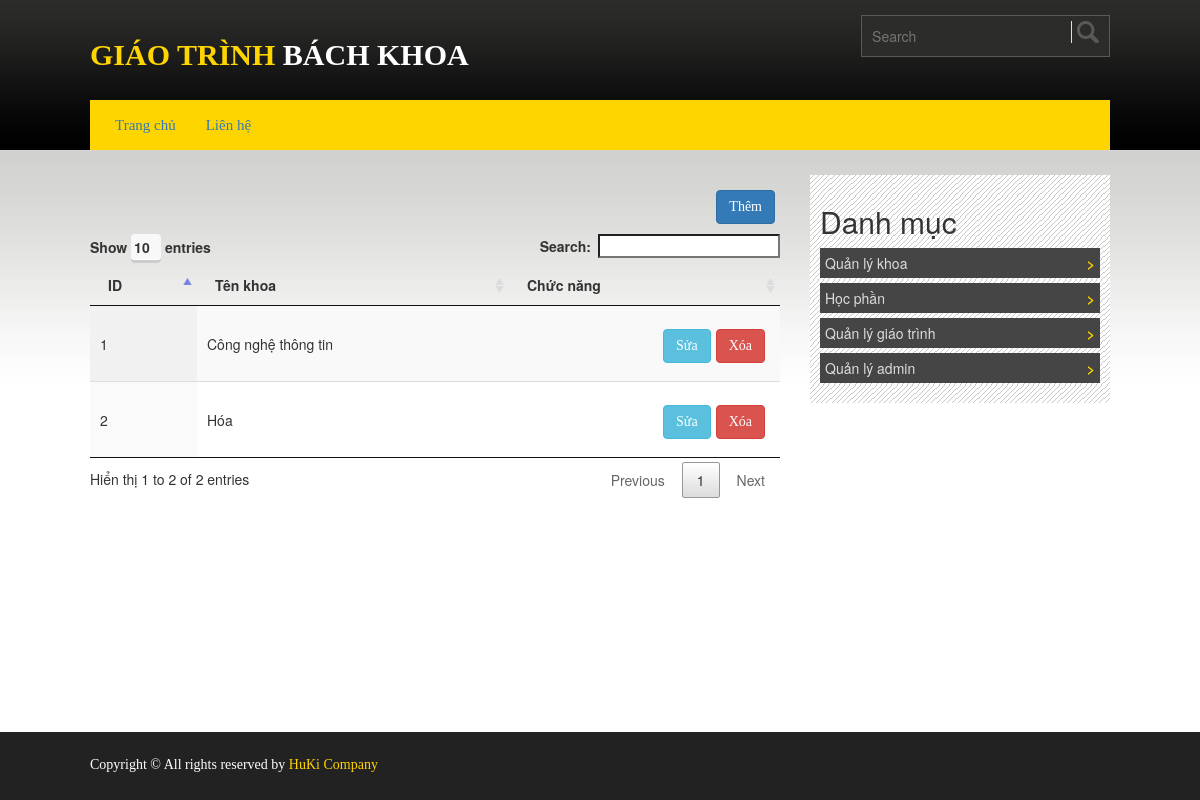
Page /admin_danhSachKhoa.php on the earlier database version.
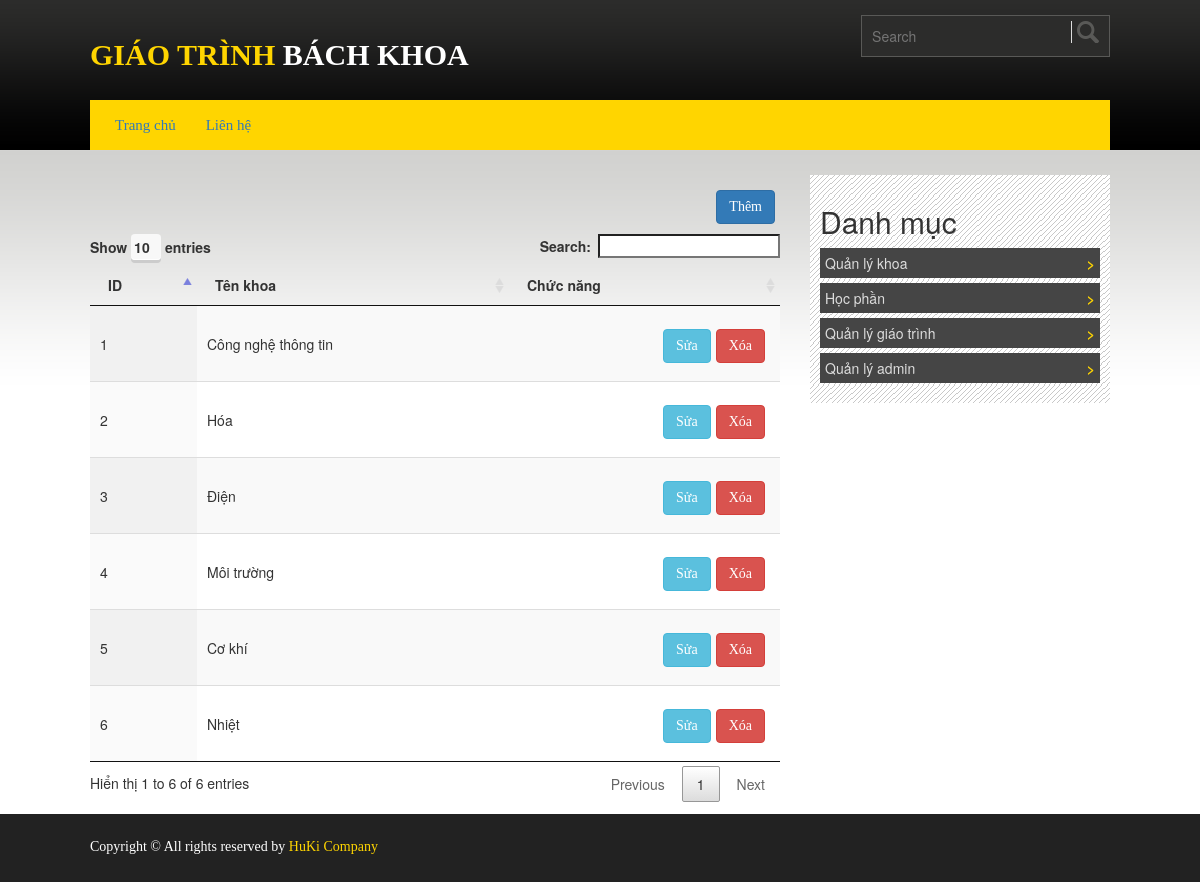
Same page on the later database version.
### tables this page shows
CREATE TABLE `khoa_tbl` (
  `idKhoa` int(11) NOT NULL,
  `tenKhoa` varchar(200) NOT NULL
);

### admin_danhSachKhoa.php (the view)
<!DOCTYPE html PUBLIC "-//W3C//DTD XHTML 1.0 Transitional//EN" "http://www.w3.org/TR/xhtml1/DTD/xhtml1-transitional.dtd">
<html xmlns="http://www.w3.org/1999/xhtml" lang="en">
		<?php
			include('header-admin.php');
		?>
		<section id="content_area">
			<div class="clearfix wrapper main_content_area">
				<div class="clearfix main_content floatleft">
					<div class="clearfix content">
						<div >
							<a style="float: right;margin-bottom:10px"  href="admin_themKhoa.php"><button class="btn btn-primary">Thêm</button></a>
						</div>
						<table id="mytable" class="display" cellspacing="0" width="100%">
						<thead>
							<tr>
								<th>ID</th>
								<th>Tên khoa</th>
								<th>Chức năng</th>
							</tr>
						</thead>
						<tbody>
							<?php
								$query="SELECT * FROM `khoa_tbl` WHERE 1";
								$result=mysqli_query($link,$query);
								if (!$result) {
								echo 'Could not run query: ' . mysqli_error($link);
								exit;
								} else {
									while ( $row = mysqli_fetch_assoc($result) )
									{ echo "<tr><td>".$row['idKhoa']."</td>";
									echo "<td>".$row['tenKhoa']."</td>";
								?>
									<td>
										<a style='float: right;margin-bottom:10px'  href='Controller_xoaKhoa .php?id=<?php echo $row['idKhoa'];  ?>'><button class='btn btn-danger'>Xóa</button></a>
										<a style='float: right;margin-bottom:10px'  href='admin_capNhatKhoa .php?id=<?php echo $row['idKhoa'];  ?>'><button class='btn btn-info'>Sửa</button></a>
									</td>
								</tr>
								<?php
									}
								}
							?>
						</tbody>
					</table>
					</div>
				</div>
				<?php
				include('right-admin.php');
				?>
			</div>
		</section>
		<?php
			include('footer.php');
		?>
</html>

### header-admin.php (shortened to what this page needs)
<head>
		<link rel="stylesheet" type="text/css" href="css/tooltipster.css" />
		<link href="css/pgwslider.css" rel="stylesheet">
		<link rel="stylesheet" href="css/bootstrap.min.css">
		<link rel="stylesheet" href="css/font-awesome.min.css">
		<link href="style.css" rel="stylesheet" media="screen">
		<link href="responsive.css" rel="stylesheet" media="screen">
		<link rel="stylesheet" href="css/bootstrap-select.min.css">
		<link rel="stylesheet" href="css/jquery.dataTables.min.css">
  		<link rel="stylesheet" href="http://maxcdn.bootstrapcdn.com/bootstrap/3.3.6/css/bootstrap.min.css">
	</head>
	<body>
		<section id="header_area">
			<div class="wrapper header">
				<div class="clearfix header_top">
					<div class="clearfix logo floatleft">
						<a href=""><h1><span>GIÁO TRÌNH</span> BÁCH KHOA</h1></a>
					</div>
					<div class="clearfix search floatright">
						<form>
							<input type="text" placeholder="Search"/>
							<input type="submit" />
						</form>
					</div>
				</div>
				<div class="header_bottom">
					<nav>
						<ul id="nav">
							<li><a href="">Trang chủ</a></li>
							<li><a href="">Liên hệ</a></li>
						</ul>
					</nav>
				</div>
			</div>
		</section>

### right-admin.php
<div class="clearfix sidebar_container floatright">
					<div class="clearfix sidebar">
						<div class="clearfix single_sidebar category_items">
							<h2>Danh mục</h2>
							<ul>
								<li class="cat-item"><a href="admin_danhSachKhoa.php">Quản lý khoa</a>></li>
								<li class="cat-item"><a href="admin_danhSachHocPhan.php">Học phần</a>></li>
								<li class="cat-item"><a href="admin_danhSachGiaoTrinh.php">Quản lý giáo trình</a>></li>
								<li class="cat-item"><a href="admin_danhSachAdmin.php">Quản lý admin</a>></li>
							</ul>
						</div>
					</div>
</div>

### footer.php (shortened to what this page needs)
<section id="footer_bottom_area">
			<div class="clearfix wrapper footer_bottom">
				<div class="clearfix copyright floatleft">
					<p> Copyright &copy; All rights reserved by <span>HuKi Company</span></p>
				</div>
			</div>
		</section>
	</body>

### style.css (style rules this page uses)
* { margin:0;padding:0 }
body { font-family:Arial; font-size:14px;line-height:20px }
a { text-decoration:none;color:#000; }
input[type=text],input[type=password],input[type=submit],textarea { border:1px solid #ddd;padding:5px;outline:0; }
h1,h2,h3,h4,h5,h6 { font-weight:normal;margin:0 0 15px;font-family: 'Oswald', sans-serif; }
h2 { font-size:25px;line-height:30px }
.floatleft { float:left }
.floatright { float:right }
.wrapper { width:1020px;display:block;margin:0 auto }
.clearfix { overflow:hidden }
ul,ol { margin:0;padding:0;list-style:none; }
#header_area { background: url("images/header_bg.png") repeat-x scroll 0 0 #000; }
#content_area { background: url("images/body_top_bg.png") repeat-x scroll center top #fff; padding-top: 25px; margin-bottom: 80px; }
#footer_bottom_area { padding:15px 0px; background:#222; position:fixed; bottom:0; left:0; width:100%; margin-top:20px }
.header_top { padding: 15px 0; }
.logo a h1 { color: #fff; font-family: oswald; font-size: 30px; font-weight: bold; line-height: 40px; text-transform: uppercase; }
.logo a h1 span { color: #ffd500; }
.search { background: none repeat scroll 0 0 #2c2c2b; border: 1px solid #595957; padding: 5px; }
.search input[type="text"] { background: none; border: none; outline: 0; color: #999; width: 200px; }
.search input[type="submit"] { -moz-border-bottom-colors: none; -moz-border-left-colors: none; -moz-border-right-colors: none; -moz-border-top-colors: none; background: url("images/search.png") no-repeat scroll 5px 0px rgba(0, 0, 0, 0); border-color: -moz-use-text-color -moz-use-text-color -moz-use-text-color #595957; border-image: none; border-style: none none none solid; border-width: medium medium medium 1px; cursor: pointer; height: 22px; padding-left: 5px; text-indent: -99999px; width: 33px; }
.header_bottom { background: none repeat scroll 0 0 #ffd500; min-height: 50px; padding: 10px; }
.header_bottom ul { list-style: none outside none; margin: 0; padding: 0; }
.header_bottom ul li { float: left;position:relative; }
.header_bottom ul li a { display: block; font-family: oswald; font-size: 15px; padding: 5px 15px; }
.main_content { width: 690px; margin-right: 10px; }
.sidebar_container { background: none repeat scroll 0 0 #fff; width: 300px; }
.single_sidebar { background: url("images/slider_bg.png") repeat scroll 0 0 rgba(0, 0, 0, 0);padding: 10px;margin-bottom:25px; }
.single_sidebar .cat-item { background: none repeat scroll 0 0 #454545; color: #ffd500; font-weight: bold; margin-bottom: 5px; padding: 5px; text-align: right; }
.single_sidebar .cat-item a { color: #ddd; display: inline-block; font-weight: normal; width: 80%; text-align: left; float: left; }
.single_sidebar > ul li { margin-bottom: 10px; padding: 5px; background: #fff; }
.copyright { font-family: oswald; margin-top: 8px; }
.copyright p { color:#fff; }
.copyright span { color: #ffd500; }
.btn { display: inline-block; padding: 8px 14px; background: #FFD500; margin: 15px 5px 15px 0px; font-family: oswald; }

Differences in the rows shown:
added khoa_tbl: idKhoa "3", tenKhoa "Điện"
added khoa_tbl: idKhoa "4", tenKhoa "Môi trường"
added khoa_tbl: idKhoa "5", tenKhoa "Cơ khí"
added khoa_tbl: idKhoa "6", tenKhoa "Nhiệt"
Other differences:
text written by a page script: "Show entries Search: Hiển thị 1 to 2 of 2 entries Previous 1 Next" → "Show entries Search: Hiển thị 1 to 6 of 6 entries Previous 1 Next"
